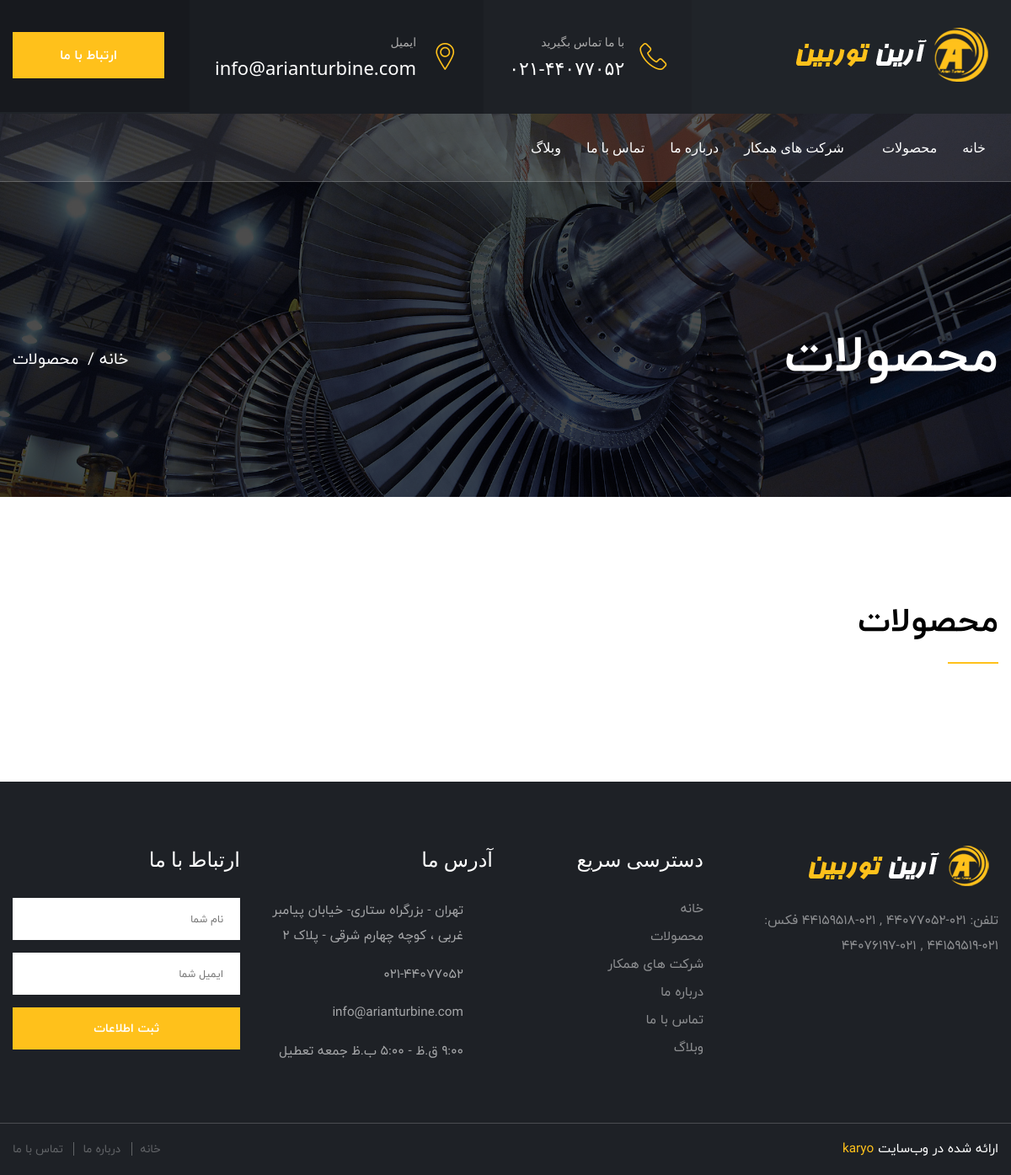
Screenshot of /product/list/2 with the database file from the repository.
### main/models.py (models this page shows, shortened)
class WebsiteSetting(models.Model):
    phone_number = models.CharField(max_length=12, default='', blank=True, verbose_name='شماره تلفن')
    email = models.CharField(max_length=30, default='', blank=True, verbose_name='ایمیل')
    address = models.CharField(max_length=70, default='', blank=True, verbose_name='آدرس')
    work_time = models.CharField(max_length=30, default='', blank=True, verbose_name='ساعت کاری')
    about = models.TextField(default='', blank=True, verbose_name='درباره ما')
    desc = models.TextField(default='', verbose_name='توضیحات اضافه')
    favicon = models.ImageField(upload_to='images/template/', blank=True, verbose_name='ایکن')
    footer_logo = models.ImageField(upload_to='images/template/', blank=True, verbose_name='لوگو فوتر')
    logo = models.ImageField(upload_to='images/template/', blank=True, verbose_name='لوگو')
    logo_small = models.ImageField(upload_to='images/template/', blank=True, verbose_name='لوگو کوچک')
    def image_tag(self):
        if self.logo_small:
            return mark_safe('<img src="%s" style="width: 200px; height:70px;" />' % self.logo_small.url)
        else:
            return 'No Image Found'
    image_tag.short_description = 'لوگو'
    class Meta:
        verbose_name = 'تنظیمات سایت'
        verbose_name_plural = 'تنظیمات سایت'

class NavMenu(models.Model):
    name = models.CharField(max_length=50, verbose_name='نام')
    link = models.URLField(default='', verbose_name='لینک')
    class Meta:
        verbose_name = 'منو'
        verbose_name_plural = 'منو ها'

### product/views.py (the view)
# urls.py: path('list/<int:id>', product_list, name="product_list"),
def product_list(request, id):
    product_list = Product.objects.filter(category_id=id)
    context = {
        "product_list": product_list,
    }
    return render(request, 'main/product-list.html', context)

### templates/main/product-list.html (shortened to what this page needs)
{% extends 'main/layout.html' %}
{% block product_list %}
    <section class="page-title" style="background-image:url(/media/images/page_title/slide3.jpg);">
    	<div class="auto-container">
        	<div class="row clearfix">
            	<div class="title-column col-md-6 col-sm-8 col-xs-12">
                	<h1>محصولات</h1>
                </div>
                <div class="breadcrumb-column col-md-6 col-sm-4 col-xs-12">
                    <ul class="bread-crumb clearfix">
                        <li><a href="{% url "main" %}">خانه</a></li>
                        <li class="active">محصولات</li>
                    </ul>
                </div>
            </div>
        </div>
    </section>
    <section class="team-section">
    	<div class="auto-container">
            <div class="sec-title">
            	<h2>محصولات</h2>
            </div>
        </div>
    </section>
{% endblock %}

### templates/main/layout.html (shortened to what this page needs)
{% load static %}
<!DOCTYPE html>
<html dir="rtl">
<head>
<link href="{% static "css/bootstrap.css" %}" rel="stylesheet">
<link href="{% static "css/style.css" %}" rel="stylesheet">
<link href="{% static "css/responsive.css" %}" rel="stylesheet">
<link href="{% static "css/color-switcher-design.css" %}" rel="stylesheet">
<link id="theme-color-file" href="{% static "css/color-themes/default-theme.css" %}" rel="stylesheet">
</head>
<body>
<div class="page-wrapper">
    <header class="main-header">
        <div class="header-upper">
        	<div class="auto-container">
            	<div class="clearfix">
                	<div class="pull-left logo-outer">
                    	<div class="logo"><a href={% url 'main' %}><img src="{{ WebsiteSetting.logo.url }}" alt="آرین توربین" title=""></a></div>
                    </div>
                    <div class="pull-right upper-right clearfix">
                        <div class="info-box">
                        	<div class="inner-box">
                                <div class="icon-box"><span class="flaticon-technology"></span></div>
                                <ul>
                                    <li>با ما تماس بگیرید</li>
                                    <li><strong class="ltr-text">{{ WebsiteSetting.phone_number }}</strong></li>
                                </ul>
                            </div>
                        </div>
                        <div class="info-box">
                        	<div class="inner-box">
                                <div class="icon-box"><span class="flaticon-location-pin"></span></div>
                                <ul>
                                    <li>ایمیل</li>
                                    <li><strong>{{ WebsiteSetting.email }}</strong></li>
                                </ul>
                            </div>
                        </div>
                        <div class="info-box">
                        	<div class="quote-btn"><a href="{% url 'contact' %}" class="get-quote-btn theme-btn">ارتباط با ما</a></div>
                        </div>
                    </div>
                </div>
            </div>
        </div>
        <div class="header-lower">
            <div class="auto-container">
                <div class="outer-box">
                    <div class="nav-outer clearfix">
                        <nav class="main-menu">
                            <div class="navbar-collapse collapse clearfix">
                                <ul class="navigation clearfix">
                                    {% for each in nav_menu %}
                                        {% if each.product|length != 0 %}
                                                <li class="dropdown"><a href="{{ each.link }}">{{ each.name }}</a>
                                    </li>
                                        {% else %}
                                            <li><a href={{ each.link }}>{{ each.name }}</a></li>
                                        {% endif %}
                                    {% endfor %}
                                </ul>
                            </div>
                        </nav>
                    </div>
                </div>
            </div>
        </div>
    </header>
{% block product_list %}
{% endblock %}
    <footer class="main-footer">
		<div class="widgets-section">
        	<div class="auto-container">
            	<div class="row clearfix">
                    <div class="big-column col-md-6 col-sm-12 col-xs-12">
                    	<div class="row clearfix">
                            <div class="footer-column col-md-7 col-sm-6 col-xs-12">
                                <div class="footer-widget logo-widget">
                                	<div class="widget-content">
                                    	<div class="footer-logo">
                                        	<a href="{% url 'main' %}"><img src="{{ WebsiteSetting.footer_logo.url }}" alt=""></a>
                                        </div>
										<div class="text">{{ WebsiteSetting.about }}</div>
                                        <ul class="social-icon-two">
                                            <li><a href="#"><span class="fa fa-facebook"></span></a></li>
                                            <li><a href="#"><span class="fa fa-twitter"></span></a></li>
                                            <li><a href="#"><span class="fa fa-linkedin"></span></a></li>
                                            <li><a href="#"><span class="fa fa-pinterest-p"></span></a></li>
                                        </ul>
                                    </div>
                                </div>
                            </div>
                        	<div class="footer-column col-md-5 col-sm-6 col-xs-12">
                            	<div class="footer-widget links-widget">
                                	<h2>دسترسی سریع</h2>
                                    <div class="widget-content">
                                        <ul class="list">
                                            {% for each in nav_menu %}
                                            <li><a href={{ each.link }}>{{ each.name }}</a></li>
                                            {% endfor %}
                                        </ul>
                                    </div>
                                </div>
                            </div>
                        </div>
                    </div>
                    <div class="big-column col-md-6 col-sm-12 col-xs-12">
                    	<div class="row clearfix">
                            <div class="footer-column col-md-6 col-sm-6 col-xs-12">
                                <div class="footer-widget address-widget">
                                    <h2>آدرس ما</h2>
                                    <div class="widget-content">
                                        <ul class="list-style-one">
                                            <li><span class="icon fa fa-map-marker"></span>{{ WebsiteSetting.address }}</li>
                                            <li><span class="icon fa fa-phone"></span><span class="ltr-text">{{ WebsiteSetting.phone_number }}</span></li>
                                            <li><span class="icon fa fa-envelope"></span>{{ WebsiteSetting.email }}</li>
                                            <li><span class="icon fa fa-clock-o"></span>{{ WebsiteSetting.work_time }}</li>
                                        </ul>
                                    </div>
                                </div>
                            </div>
                            <div class="footer-column col-md-6 col-sm-6 col-xs-12">
                                <div class="footer-widget subscribe-widget">
                                   <h2>ارتباط با ما</h2>
                                   <div class="widget-content">
                                        <div class="newsletter-form">
                                            <form method="post" action="contact.html">
                                                <div class="form-group">
                                                    <input type="text" name="name" value="" placeholder="نام شما" required="">
                                                </div>
                                                <div class="form-group">
                                                    <input type="email" name="email" value="" placeholder="ایمیل شما" required="" class="text-left" dir="ltr">
                                                </div>
                                                <div class="form-group">
                                                    <button type="submit" class="theme-btn btn-style-one">ثبت اطلاعات</button>
                                                </div>
                                            </form>
                                        </div>
                                    </div>
                                </div>
                            </div>
                        </div>
                    </div>
                </div>
            </div>
        </div>
        <div class="footer-bottom">
        	<div class="auto-container">
            	<div class="row clearfix">
                    <div class="column col-md-6 col-sm-6 col-xs-12">
                        <div class="copyright">ارائه شده در وب‌سایت <a href="www.karyo.ir" target="_blank">karyo</a></div>
                    </div>
                    <div class="column col-md-6 col-sm-6 col-xs-12">
                        <ul class="footer-nav">
                        	<li><a href="{% url "main" %}">خانه</a></li>
                            <li><a href="{% url "aboutus" %}">درباره ما</a></li>
                            <li><a href="{% url "contact" %}">تماس با ما</a></li>
                        </ul>
                    </div>
                </div>
            </div>
        </div>
    </footer>
</div>
</body>
</html>

### rows the page displays
WebsiteSetting: logo (picture), phone_number "۰۲۱-۴۴۰۷۷۰۵۲", email "info@arianturbine.com", footer_logo (picture), about "تلفن: ۰۲۱-۴۴۰۷۷۰۵۲ , ۰۲۱-۴۴۱۵۹۵۱۸ فکس: ۰۲۱-۴۴۱۵۹۵۱۹ , ۰۲۱-۴۴۰۷۶۱۹۷", address "تهران - بزرگراه ستاری- خیابان پیامبر غربی ، کوچه چهارم شرقی - پلاک 2", work_time "9:00 ق.ظ - 5:00 ب.ظ جمعه تعطیل"
NavMenu: name "خانه", name "خانه"
NavMenu: name "محصولات", name "محصولات"
NavMenu: name "شرکت های همکار", name "شرکت های همکار"
NavMenu: name "درباره ما", name "درباره ما"
NavMenu: name "تماس با ما", name "تماس با ما"
NavMenu: name "وبلاگ", name "وبلاگ"
